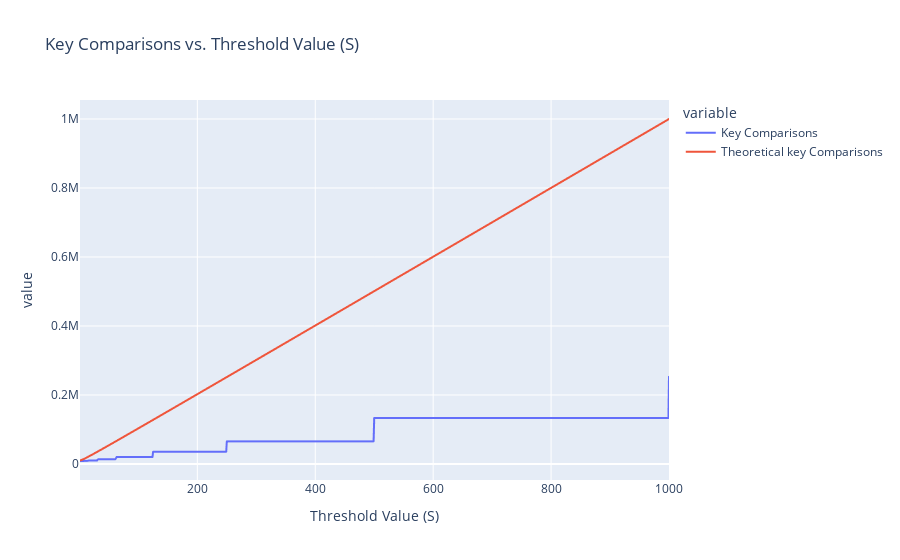

The cell this chart's notebook holds for it:
### Code cell
# Create a list of S values from 1 to 500
s_values = list(range(1, 1001))

# Create theoretical  value 
n = 10**3
arr = np.arange(1, 1001)
theory = n*arr + n*(np.log2(n / arr))

# Create a dataframe for the plot
import pandas as pd
df = pd.DataFrame({
    'S': s_values,
    'Key Comparisons': keyComps,
    'Theoretical key Comparisons' : theory
})
# Plotting using plotly.express
fig = px.line(df, x='S', y=['Key Comparisons','Theoretical key Comparisons'], title='Key Comparisons vs. Threshold Value (S)',
              labels={'S': 'Threshold Value (S)', 'Key Comparisons': 'Number of Key Comparisons'})
fig.show()

### Figure 1 — Plotly figure (JSON) as saved in the notebook; plotly's stock layout.template omitted (floating-point values rounded to 4 significant figures; data arrays with more than 128 entries replaced by an {"elided": "..."} marker saying what was removed)
{"data": [{"hovertemplate": "variable=Key Comparisons<br>Threshold Value (S)=%{x}<br>value=%{y}<extra></extra>", "legendgroup": "Key Comparisons", "line": {"color": "#636efa", "dash": "solid"}, "marker": {"symbol": "circle"}, "mode": "lines", "name": "Key Comparisons", "showlegend": true, "type": "scattergl", "x": {"elided": "1000 int values"}, "xaxis": "x", "y": {"elided": "1000 int values"}, "yaxis": "y"}, {"hovertemplate": "variable=Theoretical key Comparisons<br>Threshold Value (S)=%{x}<br>value=%{y}<extra></extra>", "legendgroup": "Theoretical key Comparisons", "line": {"color": "#EF553B", "dash": "solid"}, "marker": {"symbol": "circle"}, "mode": "lines", "name": "Theoretical key Comparisons", "showlegend": true, "type": "scattergl", "x": {"elided": "1000 int values"}, "xaxis": "x", "y": {"elided": "1000 float values"}, "yaxis": "y"}], "layout": {"autosize": true, "legend": {"title": {"text": "variable"}, "tracegroupgap": 0}, "title": {"text": "Key Comparisons vs. Threshold Value (S)"}, "xaxis": {"anchor": "y", "autorange": true, "domain": [0, 1], "range": [1, 1000], "title": {"text": "Threshold Value (S)"}, "type": "linear"}, "yaxis": {"anchor": "x", "autorange": true, "domain": [0, 1], "range": [-46370.0, 1055000.0], "title": {"text": "value"}, "type": "linear"}}}
